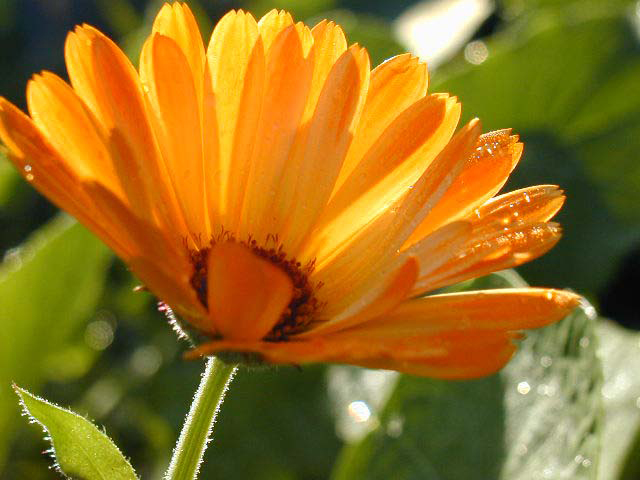
#> input picture imgProcessing/morphologicalTransformations/plant.jpg, 640 x 480 px
$ python cannyEdges.py
#> lines starting #> are read from the running program, lines starting #| are printed output that depends on the picture
import cv2
import numpy as np

img = cv2.imread("plant.jpg",0)
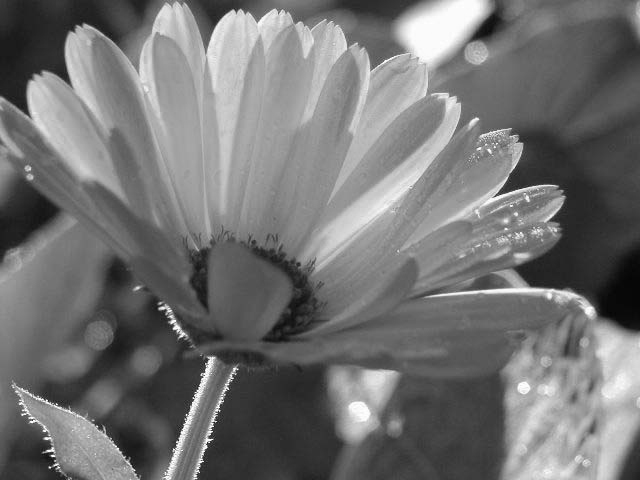
#> img: shape (480, 640); min 5, max 255, mean 114.9
edges = cv2.Canny(img,100,200)
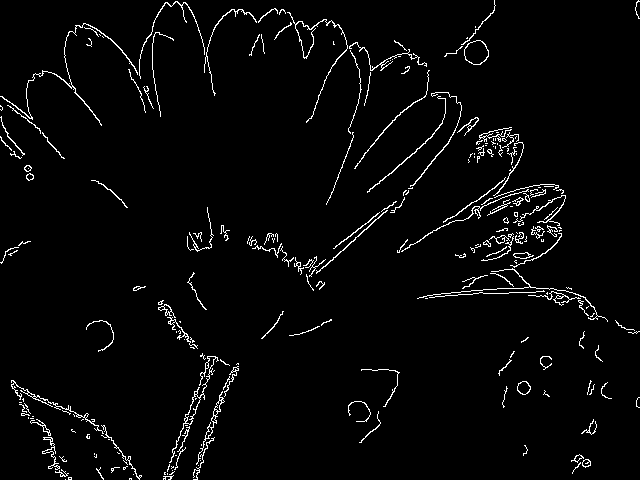
#> edges: shape (480, 640); 3% white in thin lines or dots

cv2.imshow("Canny",edges)
cv2.waitKey(0)
cv2.destroyAllWindows()
